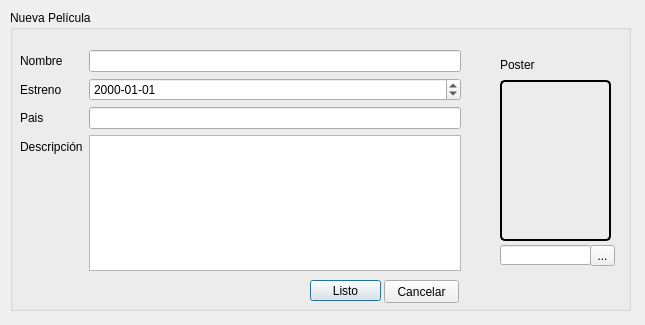
<?xml version="1.0" encoding="UTF-8"?>
<ui version="4.0">
 <class>Dialog</class>
 <widget class="QDialog" name="Dialog">
  <property name="geometry">
   <rect>
    <x>0</x>
    <y>0</y>
    <width>645</width>
    <height>325</height>
   </rect>
  </property>
  <property name="windowTitle">
   <string>Dialog</string>
  </property>
  <widget class="QGroupBox" name="groupBox">
   <property name="geometry">
    <rect>
     <x>10</x>
     <y>10</y>
     <width>621</width>
     <height>301</height>
    </rect>
   </property>
   <property name="title">
    <string>Nueva Película</string>
   </property>
   <widget class="QWidget" name="formLayoutWidget_3">
    <property name="geometry">
     <rect>
      <x>10</x>
      <y>40</y>
      <width>441</width>
      <height>221</height>
     </rect>
    </property>
    <layout class="QFormLayout" name="formLayout">
     <property name="fieldGrowthPolicy">
      <enum>QFormLayout::AllNonFixedFieldsGrow</enum>
     </property>
     <item row="0" column="0">
      <widget class="QLabel" name="label_1">
       <property name="text">
        <string>Nombre</string>
       </property>
      </widget>
     </item>
     <item row="1" column="0">
      <widget class="QLabel" name="label_2">
       <property name="text">
        <string>Estreno</string>
       </property>
      </widget>
     </item>
     <item row="1" column="1">
      <widget class="QDateEdit" name="LEstreno">
       <property name="displayFormat">
        <string>yyyy-MM-dd</string>
       </property>
      </widget>
     </item>
     <item row="2" column="0">
      <widget class="QLabel" name="label_3">
       <property name="text">
        <string>Pais</string>
       </property>
      </widget>
     </item>
     <item row="3" column="0">
      <widget class="QLabel" name="label_4">
       <property name="text">
        <string>Descripción</string>
       </property>
      </widget>
     </item>
     <item row="3" column="1">
      <widget class="QTextEdit" name="LDescripcion"/>
     </item>
     <item row="0" column="1">
      <widget class="QLineEdit" name="LNombre"/>
     </item>
     <item row="2" column="1">
      <widget class="QLineEdit" name="LPais"/>
     </item>
    </layout>
   </widget>
   <widget class="QPushButton" name="BListo">
    <property name="geometry">
     <rect>
      <x>300</x>
      <y>270</y>
      <width>71</width>
      <height>21</height>
     </rect>
    </property>
    <property name="text">
     <string>Listo</string>
    </property>
   </widget>
   <widget class="QPushButton" name="BCancelar">
    <property name="geometry">
     <rect>
      <x>374</x>
      <y>270</y>
      <width>75</width>
      <height>23</height>
     </rect>
    </property>
    <property name="text">
     <string>Cancelar</string>
    </property>
   </widget>
   <widget class="QLabel" name="label_5">
    <property name="geometry">
     <rect>
      <x>490</x>
      <y>45</y>
      <width>51</width>
      <height>20</height>
     </rect>
    </property>
    <property name="text">
     <string>Poster</string>
    </property>
   </widget>
   <widget class="QLabel" name="Display">
    <property name="geometry">
     <rect>
      <x>490</x>
      <y>70</y>
      <width>111</width>
      <height>161</height>
     </rect>
    </property>
    <property name="styleSheet">
     <string notr="true"> border-style: solid;
     border-width: 2px;
     border-radius: 5px;
     border-color: black;</string>
    </property>
    <property name="text">
     <string/>
    </property>
    <property name="scaledContents">
     <bool>true</bool>
    </property>
   </widget>
   <widget class="QLineEdit" name="LDisplay">
    <property name="geometry">
     <rect>
      <x>490</x>
      <y>235</y>
      <width>91</width>
      <height>20</height>
     </rect>
    </property>
   </widget>
   <widget class="QToolButton" name="BBox">
    <property name="geometry">
     <rect>
      <x>580</x>
      <y>235</y>
      <width>25</width>
      <height>21</height>
     </rect>
    </property>
    <property name="text">
     <string>...</string>
    </property>
   </widget>
  </widget>
 </widget>
 <resources/>
 <connections/>
</ui>
